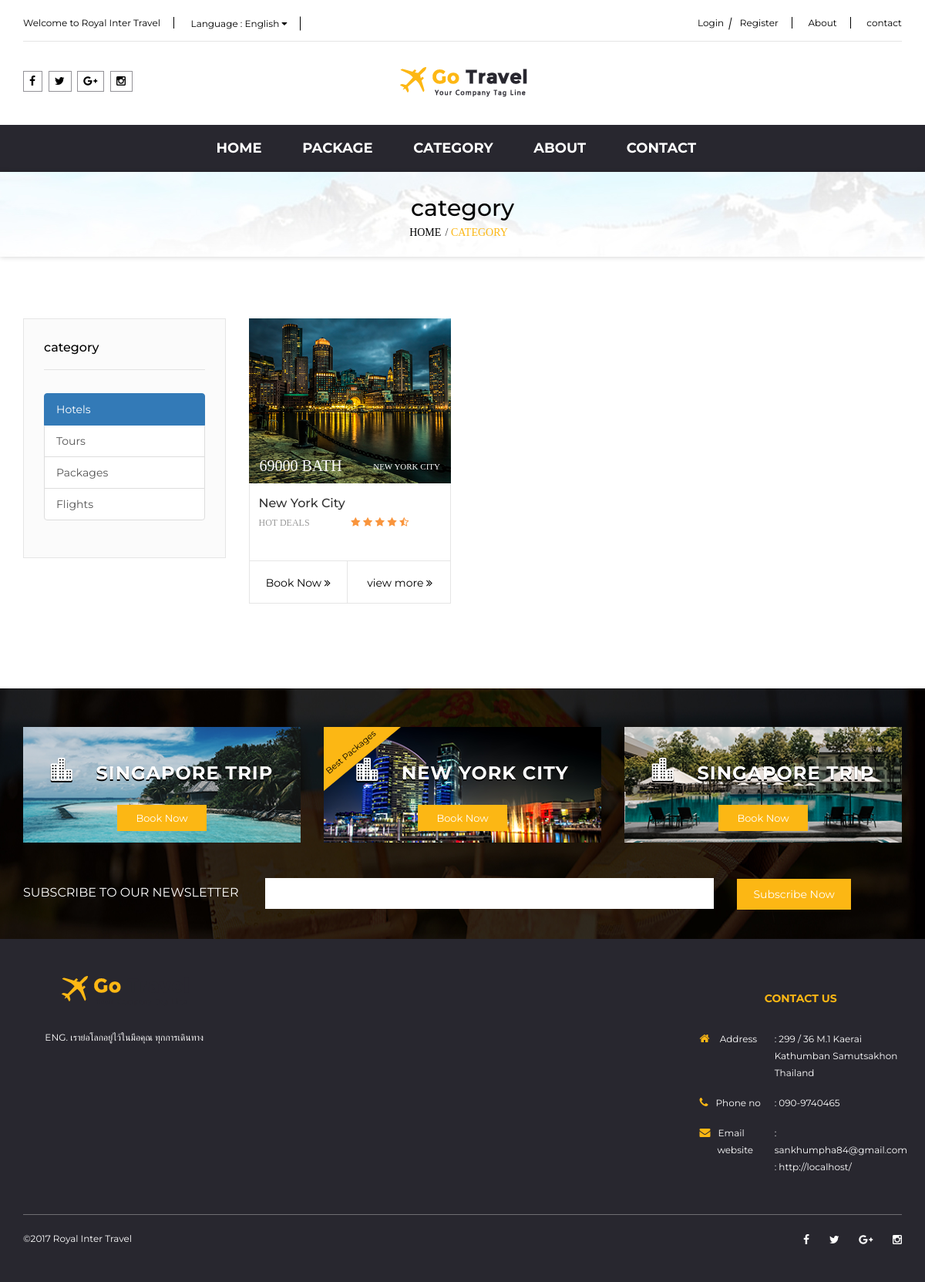
The page /category/1 on the database as committed earlier.
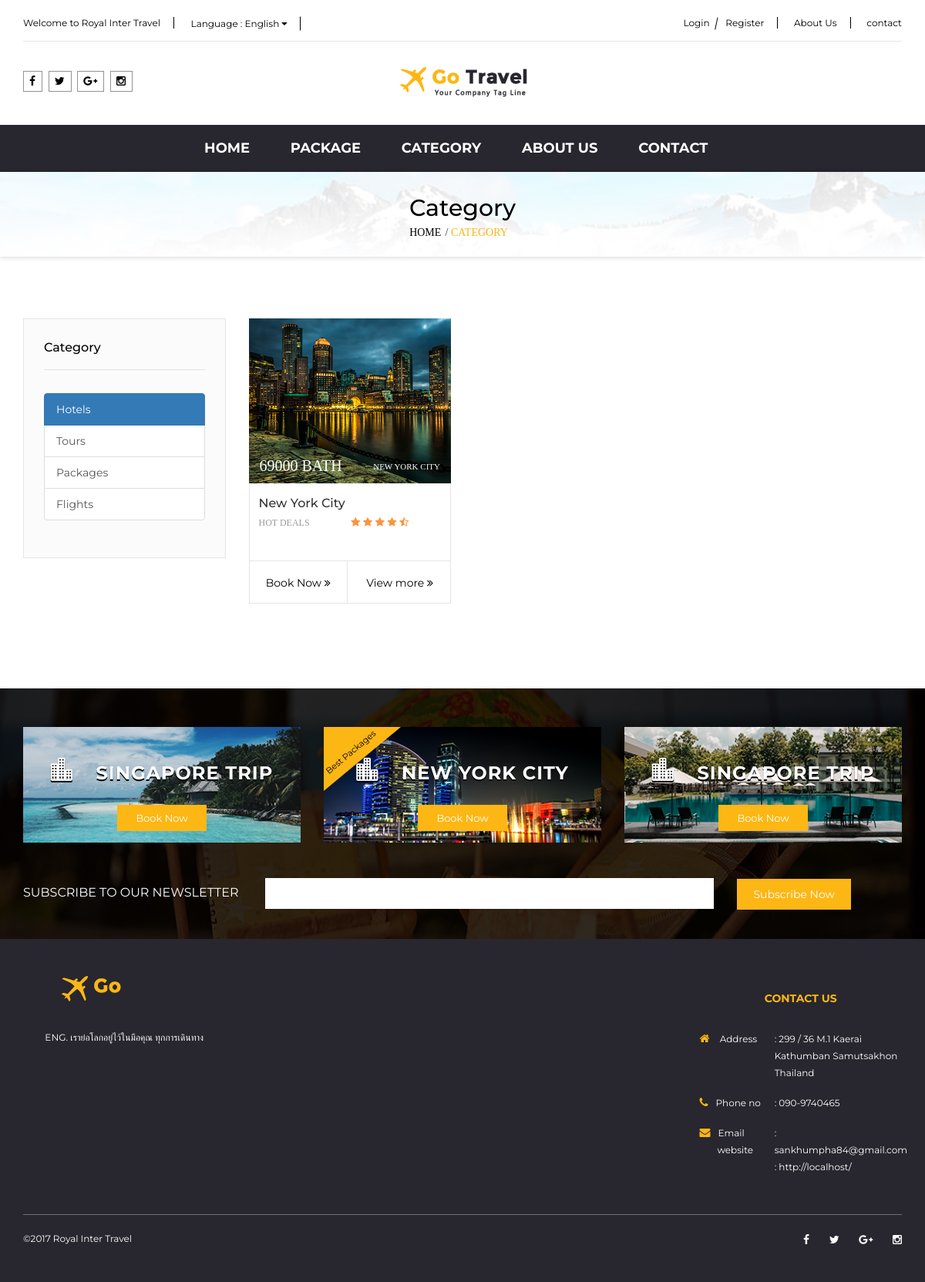
The same page on the database as committed later.
### tables this page shows
CREATE TABLE `config` (
  `title` longtext NOT NULL,
  `description` longtext NOT NULL,
  `keywords` longtext NOT NULL,
  `footer` longtext NOT NULL,
  `logo` varchar(100) NOT NULL,
  `email` varchar(100) NOT NULL,
  `mobile` varchar(100) NOT NULL,
  `facebook` varchar(100) NOT NULL,
  `google` varchar(100) NOT NULL,
  `ig` varchar(100) DEFAULT NULL,
  `twitter` varchar(100) NOT NULL,
  `auto_verify` int(1) NOT NULL,
  `line` varchar(100) DEFAULT NULL,
  `latitude` double DEFAULT NULL,
  `longtitude` double DEFAULT NULL,
  `address` longtext,
  `slogan` longtext,
  `paypal_email` varchar(100) DEFAULT NULL,
  `about` longtext NOT NULL
);

CREATE TABLE `lang_static` (
  `id` int(11) NOT NULL,
  `name` varchar(100) NOT NULL,
  `data` mediumtext NOT NULL
);

CREATE TABLE `rooms` (
  `room_id` int(11) NOT NULL,
  `category_id` int(11) NOT NULL,
  `room_no` varchar(100) DEFAULT NULL,
  `room_name` longtext NOT NULL,
  `room_short` longtext,
  `room_description` longtext,
  `room_price` float NOT NULL,
  `room_total` int(11) DEFAULT NULL,
  `room_status` enum('Y','N') NOT NULL,
  `room_image` varchar(100) DEFAULT NULL,
  `seo_title` longtext,
  `seo_keywords` longtext,
  `seo_description` longtext,
  `link` varchar(100) DEFAULT NULL,
  `star` double DEFAULT NULL,
  `country_id` int(3) NOT NULL,
  `deal` enum('hot','hotel') NOT NULL,
  `use_view` int(1) NOT NULL
);

### application/core/MY_Controller.php (called while the page is built, shortened)
<?php
class Base_Controller extends CI_Controller {
    protected function render($view, $data = array())
    {
        $this->load->view('_header', $data);
        $this->load->view($view, $data);
        $this->load->view('_footer', $data);
    }
}

### application/controllers/Main.php (called while the page is built, shortened)
<?php
class Main extends Base_Controller
{
    public function category($categoroy_id = '' )
    {
        $this->categories = $this->db->get('category')->result();
        if ($categoroy_id!='') {
            $this->db->where('category_id', $categoroy_id);
        }
        $this->rooms = $this->db->get('rooms')->result();
        $this->render('category', $this);
    }
}

### index.php (called while the page is built, shortened)
<?php
require_once BASEPATH.'core/CodeIgniter.php';

### application/helpers/fn_helper.php (called while the page is built, shortened)
<?php
function get_slogan()
{
    $ci =& get_instance();
    $lang = $ci->session->userdata('lang');
    $lang = $lang=='th'?'th':'en';
    $rs = $ci->db->select('slogan')->get('config')->row();
    $text = unserialize($rs->slogan);
    return $text[$lang];
}
function get_address()
{
    $ci =& get_instance();
    $lang = $ci->session->userdata('lang');
    $lang = $lang=='th'?'th':'en';
    $rs = $ci->db->select('address')->get('config')->row();
    $text = unserialize($rs->address);
    return $text[$lang];
}
function get_logo()
{
	$ci =& get_instance();
	$rs = $ci->db->select('logo')->get('config')->row();
	if ($rs->logo!='') {
		return $rs->logo;
	}
	return false;
}
function get_title()
{
	$ci =& get_instance();
	$title = $ci->db->select('title')->get('config')->row()->title;
	return $title;
}
function get_footer()
{
	$ci =& get_instance();
    $lang = $ci->session->userdata('lang');
    $lang = $lang=='th'?'th':'en';
	$title = $ci->db->select('footer')->get('config')->row()->footer;
    $text = unserialize($title);
    return $text[$lang];
}
function get_email()
{
	$ci =& get_instance();
		$email = $ci->db->select('email')->get('config')->row()->email;
	return $email;
}
function get_mobile()
{
	$ci =& get_instance();
		$mobile = $ci->db->select('mobile')->get('config')->row()->mobile;
	return $mobile;
}
function line($text) {
	 $ci =& get_instance();
     $lang = $ci->session->userdata('lang');
     $lang = $lang=='th'?'th':'en';
     $rs = $ci->db->where('name', $text)->get('lang_static');
     if ($rs->num_rows()>0) {
        $data = $rs->row()->data;
        $data = unserialize($data);
        return $data[$lang];
     }
     return $text;
}
function title()
{
     $ci =& get_instance();
     $lang = $ci->session->userdata('lang');
     $title = get_title();
     $lang = $lang=='th'?'th':'en';
     $title = unserialize($title);
     return $title[$lang];
}
function lang()
{
    $ci =& get_instance();
    $lang = $ci->session->userdata('lang');
    $lang = $lang=='th'?'th':'en';
    return $lang;
}
function getLink($room_id)
{
    $ci =& get_instance();
    $rs = $ci->db->where('room_id', $room_id)->get('rooms');
    if ($rs->num_rows()==0) {
        return site_url();
    } else {
        if ($rs->row()->use_view=='1') {
            if ($rs->row()->link!='') {
                return $rs->row()->link;
            } else {
                return site_url('tour/id/'.$room_id);
            }
        } else {
            return site_url('tour/id/'.$room_id);
        }
    }
}

### application/views/category.php (the view, shortened to what the changed rows need)
<div class="bread-crumb">
    <div class="container">
        <h2><?php echo line('category');?></h2>
        <ul class="list-inline">
            <li><a href="<?php echo site_url();?>"><?php echo line('home');?></a></li>
            <li><a href="<?php echo site_url('category');?>"><?php echo line('category');?></a></li>
        </ul>
    </div>
</div>
<div class="placetop">
    <div class="container">
        <div class="row">
            <div class="col-sm-3">
                <div class="left-box">
                    <h6><?php echo line('category');?></h6>
                        <div class="list-group">
                        <?php foreach($categories as $cat):
                        ?>
                            <a href="<?php echo site_url('category/'.$cat->category_id);?>" class="list-group-item <?php echo $this->uri->segment(2)==$cat->category_id?' active':'';?>">
                            </a>
                        <?php endforeach;?>
                        </div>
                </div>
            </div>
            <div class="col-sm-9 mainpage">
                <div class="row tour">
                    <?php foreach($rooms as $rm):
                    $lang = lang();
                    $name  =unserialize($rm->room_name);
                    ?>
                    <div class="product-layout product-grid col-lg-4 col-md-4 col-sm-6 col-xs-12">
                        <div class="product-thumb" onclick="top.location.href='<?php echo getLink($rm->room_id);?>';">
                            <div class="image">
                                <a href="<?php echo getLink($rm->room_id);?>"><img src="<?=base_url();?>public/upload/tour/<?=$rm->room_image;?>" alt="<?php echo $name[$lang];?>" title="<?php echo $name[$lang];?>" class="img-responsive" /></a>
                                <div class="matter">
                                    <p><?php echo $name[$lang];?>  <span><?=$rm->room_price;?> <?php echo line('bath');?></span></p>
                                </div>
                            </div>
                            <div class="caption">
                                <div class="inner">
                                    <h4><?php echo $name[$lang];?>  </h4>
                                    <div class="rate">
                                        <span>HOT DEALS</span>
                                        <i class="fa fa-star" aria-hidden="true"></i>
                                        <i class="fa fa-star" aria-hidden="true"></i>
                                        <i class="fa fa-star" aria-hidden="true"></i>
                                        <i class="fa fa-star" aria-hidden="true"></i>
                                        <i class="fa fa-star-half-o" aria-hidden="true"></i>
                                    </div>
                                </div>
                                <div class="text-left">
                                    <button type="button" onclick="top.location.href='<?php echo getLink($rm->room_id);?>'"><?php echo line('book now');?> <i class="fa fa-angle-double-right" aria-hidden="true"></i></button>
                                    <button type="button" onclick="top.location.href='<?php echo getLink($rm->room_id);?>';"><?php echo line('view more');?>  <i class="fa fa-angle-double-right" aria-hidden="true"></i></button>
                                </div>
                            </div>
                        </div>
                    </div>
                    <?php endforeach;?>
                </div>
            </div>
        </div>
    </div>
</div>

### application/views/_header.php (shortened to what the changed rows need)
<!DOCTYPE html>
<html lang="en" dir="ltr">
<head>
<link href="bootstrap/css/bootstrap.css" rel="stylesheet">
<link href="css/ele-style.css" rel="stylesheet" type="text/css"/>
<link href="css/style.css" rel="stylesheet" type="text/css"/>
<link href="css/responsive.css" rel="stylesheet" type="text/css"/>
<link href="font-awesome/css/font-awesome.min.css" rel="stylesheet" type="text/css" />
<link href="js/owl-carousel/owl.carousel.css" rel="stylesheet" type="text/css" />
<link href="js/dist/css/bootstrap-select.css" rel="stylesheet" type="text/css" />
<link href="js/datetimepicker/bootstrap-datetimepicker.min.css" rel="stylesheet" type="text/css" />
</head>
<?php
$class = $this->uri->segment(1)=='about'?'about':'';
?>
<body class="<?php echo $class;?>">
    <div id="top">
        <div class="container">
            <div id="top-links" class="nav">
                <ul class="list-inline pull-left">
                    <li>
                        <a href="<?php echo site_url();?>"><?php echo line('welcome to');?> <?php echo title();?></a>
                    </li>
                </ul>
                <ul class="list-inline pull-right button">
                    <li><a href="<?php echo site_url('about');?>"><?php echo line('about');?></a></li>
                </ul>
            </div>
        </div>
    </div>
    <header>
        <div class="container">
            <div class="row">
                <div class="col-sm-4 col-md-4 col-xs-12">
                    <div id="logo">
                        <a href="<?php echo site_url();?>"><img class="img-responsive" src="<?php echo site_url('public/upload/'.get_logo());?>" alt="logo" title="logo" /></a>
                    </div>
                </div>
            </div>
        </div>
    </header>
<?php $this->load->view('_menu');?>

### application/views/_menu.php (shortened to what the changed rows need)
<div id="menu">
    <div class="container">
        <div class="row">
            <div class="col-sm-12 col-md-12 col-xs-12">
                <nav class="navbar">
                    <div class="collapse navbar-collapse navbar-ex1-collapse padd0">
                        <ul class="nav navbar-nav">
                            <li><a href="<?php echo site_url('package');?>"><?php echo line('package');?></a>
                            </li>
                            <li><a href="<?php echo site_url('category');?>" ><?php echo line('category');?></a>
                            </li>
                            <li><a href="<?php echo site_url('about');?>"><?php echo line('about');?></a></li>
                        </ul>
                    </div>
                </nav>
            </div>
        </div>
    </div>
</div>

### application/views/_footer.php (shortened to what the changed rows need)
<footer>
    <div class="container">
        <div class="row padd-b">
            <div class="col-sm-3">
                <img class="img-responsive" src="<?php echo site_url('public/upload/'.get_logo());?>" alt="logo" title="logo" />
                <p class="des"><?php echo get_slogan();?></p>
            </div>
            <div class="col-sm-offset-6 col-sm-3 contact">
                <ul class="list-inline">
                    <li>
                        <div class="in"><a href="#"> : <?php echo get_address();?></a></div>
                    </li>
                    <li>
                        <div class="in"><a href="tel:<?php echo get_mobile();?>"> : <?php echo get_mobile();?></a></div>
                    </li>
                    <li>
                        <div class="in"><a href="mailto:<?php echo get_email();?>"> : <?php echo get_email();?></a></div>
                        <br>
                    </li>
                </ul>
            </div>
        </div>
        <div class="row">
            <div class="col-sm-12">
                <div class="powered">
                    <div class="col-sm-6 padd0">
                        <p><?php echo get_footer();?></p>
                    </div>
                </div>
            </div>
        </div>
    </div>
</footer>
</body>
</html>

Rows that differ between the two databases and show on the page:
changed lang_static: data "About" → "About Us"; data "ABOUT" → "ABOUT US"
added lang_static: data "PACKAGE"
added lang_static: data "CATEGORY", data "Category"
computed for rooms "New York City": lang_static.data "view more" → "View more"
Other text that changed with them:
line('package'): "PACKAGE" → (not shown)
line('category'): "CATEGORY" → (not shown)
line('category'): "category" → (not shown)
